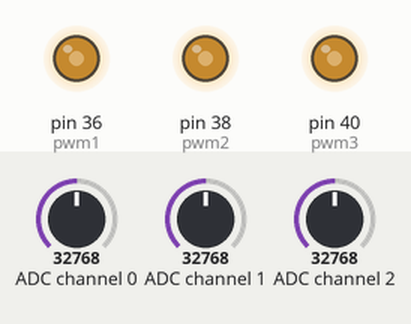
Recording of a program running on a simulated Raspberry Pi (header pin numbers). Parts: output pins drawn as LEDs (lit = HIGH). The inputs (shaded band) are chosen by the test bench; at power-on: ADC channel 0 = 32768, ADC channel 1 = 32768, ADC channel 2 = 32768 (analog values on the 0–65535 scale). The clock reads 2024-03-15 10:24:30 at power-on unless the program sets it.

Above: at 1.2 s.
1.3 s: ADC channel 0 set to 45874
At 2.0 s:
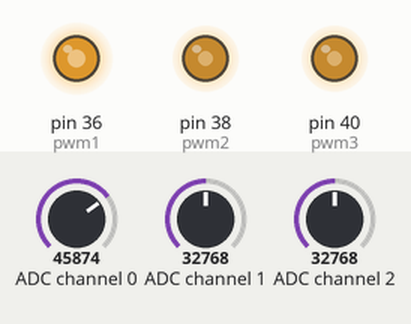
2.8 s: ADC channel 1 set to 45874
At 3.2 s:
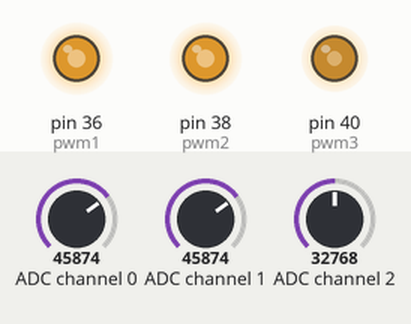
4.3 s: ADC channel 2 set to 45874
At 5.5 s:
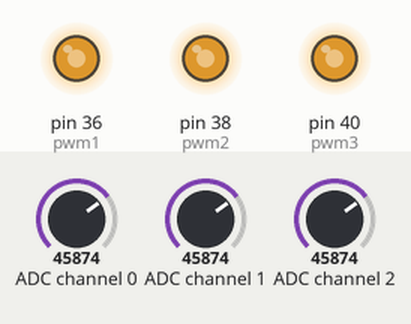
5.8 s: ADC channel 0 set to 57670
At 6.9 s:
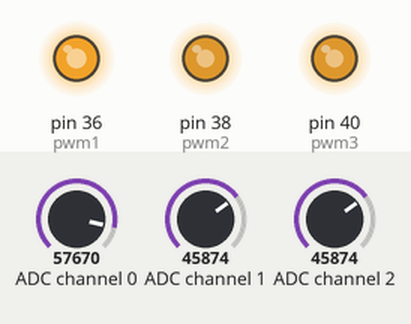
7.3 s: ADC channel 1 set to 57670
At 8.1 s:
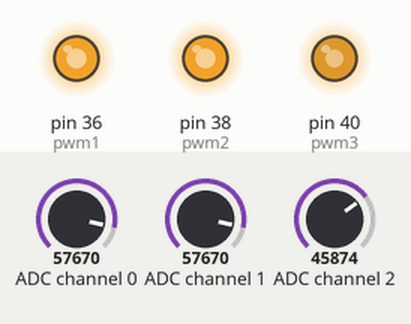
Timing chart, 0 to 9.8 s (numbered marks = the images above; inputs shaded):
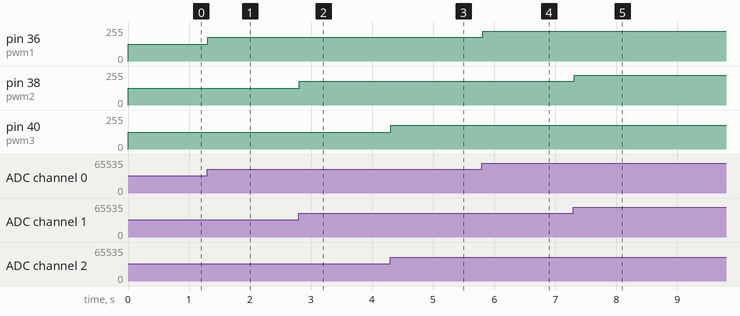

Measured:
- after the input at 1.3 s, pin 36 (pwm1): 127/255 → 178/255 at once
- after the input at 2.8 s, pin 38 (pwm2): 127/255 → 178/255 at once
- after the input at 4.3 s, pin 40 (pwm3): 127/255 → 178/255 at once
- after the input at 5.8 s, pin 36 (pwm1): 178/255 → 224/255 at once
- after the input at 7.3 s, pin 38 (pwm2): 178/255 → 224/255 at once

The program:

ADC.py
```python
# Importing modules
import spidev # To communicate with SPI devices
from numpy import interp    # To scale values
from time import sleep  # To add delay
import RPi.GPIO as GPIO # To use GPIO pins
import time
# Start SPI connection
spi = spidev.SpiDev() # Created an object
spi.open(0,0)

# Initializing LED pin as OUTPUT pin
GPIO.setmode(GPIO.BOARD)
GPIO.setup(36, GPIO.OUT)
GPIO.setup(38, GPIO.OUT)
GPIO.setup(40, GPIO.OUT)
# Creating a PWM channel at 100Hz frequency
pwm1 = GPIO.PWM(36, 100)
pwm2= GPIO.PWM(38, 100)
pwm3 = GPIO.PWM(40, 100)
pwm1.start(0)
pwm2.start(0)
pwm3.start(0)

# Read MCP3008 data
def analogInput(channel):
  spi.max_speed_hz = 1350000
  adc = spi.xfer2([1,(8+channel)<<4,0])
  data = ((adc[1]&3) << 8) + adc[2]
  return data

fin = time.time() + 10
while time.time() < fin :
    output1 = analogInput(0) # Reading from CH0
    output1 = interp(output1, [0, 1023], [0, 100])
    output2 = analogInput(1) # Reading from CH0
    output2 = interp(output2, [0, 1023], [0, 100])
    output3 = analogInput(2) # Reading from CH0
    output3 = interp(output3, [0, 1023], [0, 100])
    #print(output)
    pwm1.ChangeDutyCycle(output1)
    pwm2.ChangeDutyCycle(output2)
    pwm3.ChangeDutyCycle(output3)
    sleep(0.1)
    pass
```
